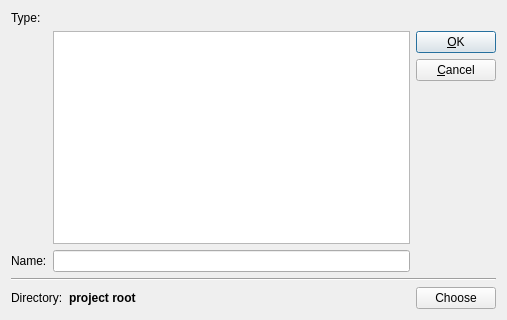
<?xml version="1.0" encoding="UTF-8"?>
<ui version="4.0">
 <class>KLFileNewDialogBase</class>
 <widget class="QDialog" name="KLFileNewDialogBase">
  <property name="geometry">
   <rect>
    <x>0</x>
    <y>0</y>
    <width>507</width>
    <height>320</height>
   </rect>
  </property>
  <property name="windowTitle">
   <string>New file</string>
  </property>
  <property name="modal">
   <bool>true</bool>
  </property>
  <layout class="QGridLayout">
   <item row="0" column="0" colspan="3">
    <widget class="QLabel" name="tlType">
     <property name="text">
      <string>Type:</string>
     </property>
     <property name="wordWrap">
      <bool>false</bool>
     </property>
    </widget>
   </item>
   <item row="1" column="0" colspan="3">
    <layout class="QGridLayout">
     <item row="2" column="1">
      <spacer name="spacer1">
       <property name="orientation">
        <enum>Qt::Vertical</enum>
       </property>
       <property name="sizeType">
        <enum>QSizePolicy::Expanding</enum>
       </property>
       <property name="sizeHint" stdset="0">
        <size>
         <width>21</width>
         <height>201</height>
        </size>
       </property>
      </spacer>
     </item>
     <item row="0" column="0" rowspan="3">
      <layout class="QGridLayout">
       <item row="1" column="1">
        <widget class="QLineEdit" name="leName"/>
       </item>
       <item row="1" column="0">
        <widget class="QLabel" name="tlName">
         <property name="text">
          <string>Name:</string>
         </property>
         <property name="wordWrap">
          <bool>false</bool>
         </property>
        </widget>
       </item>
       <item row="0" column="1">
        <widget class="QListWidget" name="klNewFile">
         <property name="movement">
          <enum>QListView::Static</enum>
         </property>
         <property name="isWrapping" stdset="0">
          <bool>true</bool>
         </property>
         <property name="resizeMode">
          <enum>QListView::Adjust</enum>
         </property>
         <property name="layoutMode">
          <enum>QListView::SinglePass</enum>
         </property>
         <property name="spacing">
          <number>5</number>
         </property>
         <property name="viewMode">
          <enum>QListView::IconMode</enum>
         </property>
         <property name="modelColumn">
          <number>0</number>
         </property>
        </widget>
       </item>
      </layout>
     </item>
     <item row="0" column="1">
      <widget class="QPushButton" name="pbOK">
       <property name="text">
        <string>&amp;OK</string>
       </property>
       <property name="shortcut">
        <string>Alt+O</string>
       </property>
      </widget>
     </item>
     <item row="1" column="1">
      <widget class="QPushButton" name="pbCancel">
       <property name="text">
        <string>&amp;Cancel</string>
       </property>
       <property name="shortcut">
        <string>Alt+C</string>
       </property>
      </widget>
     </item>
    </layout>
   </item>
   <item row="3" column="2">
    <widget class="QPushButton" name="pbChoose">
     <property name="text">
      <string>Choose</string>
     </property>
     <property name="shortcut">
      <string/>
     </property>
    </widget>
   </item>
   <item row="3" column="0">
    <widget class="QLabel" name="tlFolder">
     <property name="sizePolicy">
      <sizepolicy hsizetype="Fixed" vsizetype="Preferred">
       <horstretch>0</horstretch>
       <verstretch>0</verstretch>
      </sizepolicy>
     </property>
     <property name="text">
      <string>Directory:</string>
     </property>
     <property name="wordWrap">
      <bool>false</bool>
     </property>
    </widget>
   </item>
   <item row="3" column="1">
    <widget class="QLabel" name="tlDirectory">
     <property name="sizePolicy">
      <sizepolicy hsizetype="MinimumExpanding" vsizetype="Preferred">
       <horstretch>0</horstretch>
       <verstretch>0</verstretch>
      </sizepolicy>
     </property>
     <property name="font">
      <font>
       <weight>75</weight>
       <bold>true</bold>
      </font>
     </property>
     <property name="text">
      <string>project root</string>
     </property>
     <property name="wordWrap">
      <bool>false</bool>
     </property>
    </widget>
   </item>
   <item row="2" column="0" colspan="3">
    <widget class="Line" name="line1">
     <property name="frameShape">
      <enum>QFrame::HLine</enum>
     </property>
     <property name="frameShadow">
      <enum>QFrame::Sunken</enum>
     </property>
    </widget>
   </item>
  </layout>
 </widget>
 <layoutdefault spacing="6" margin="11"/>
 <pixmapfunction>qPixmapFromMimeSource</pixmapfunction>
 <resources/>
 <connections>
  <connection>
   <sender>pbOK</sender>
   <signal>clicked()</signal>
   <receiver>KLFileNewDialogBase</receiver>
   <slot>slotOK()</slot>
   <hints>
    <hint type="sourcelabel">
     <x>20</x>
     <y>20</y>
    </hint>
    <hint type="destinationlabel">
     <x>20</x>
     <y>20</y>
    </hint>
   </hints>
  </connection>
  <connection>
   <sender>pbCancel</sender>
   <signal>clicked()</signal>
   <receiver>KLFileNewDialogBase</receiver>
   <slot>slotCancel()</slot>
   <hints>
    <hint type="sourcelabel">
     <x>20</x>
     <y>20</y>
    </hint>
    <hint type="destinationlabel">
     <x>20</x>
     <y>20</y>
    </hint>
   </hints>
  </connection>
  <connection>
   <sender>leName</sender>
   <signal>textChanged(QString)</signal>
   <receiver>KLFileNewDialogBase</receiver>
   <slot>slotFileNameChanged(QString)</slot>
   <hints>
    <hint type="sourcelabel">
     <x>20</x>
     <y>20</y>
    </hint>
    <hint type="destinationlabel">
     <x>20</x>
     <y>20</y>
    </hint>
   </hints>
  </connection>
  <connection>
   <sender>pbChoose</sender>
   <signal>clicked()</signal>
   <receiver>KLFileNewDialogBase</receiver>
   <slot>slotChoose()</slot>
   <hints>
    <hint type="sourcelabel">
     <x>20</x>
     <y>20</y>
    </hint>
    <hint type="destinationlabel">
     <x>20</x>
     <y>20</y>
    </hint>
   </hints>
  </connection>
 </connections>
</ui>
